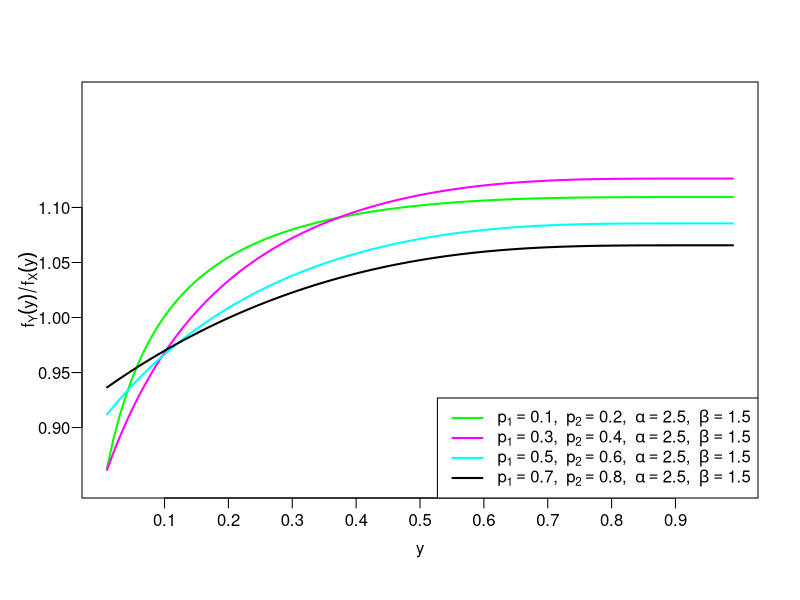
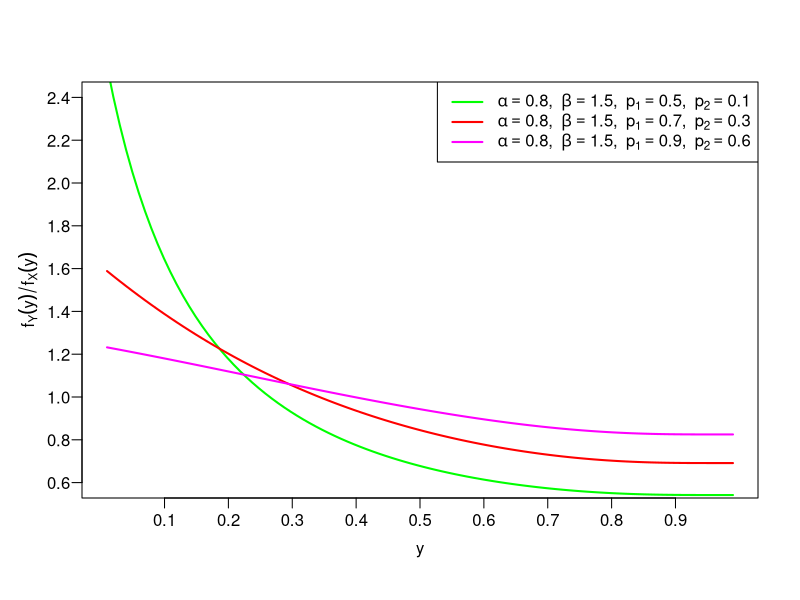
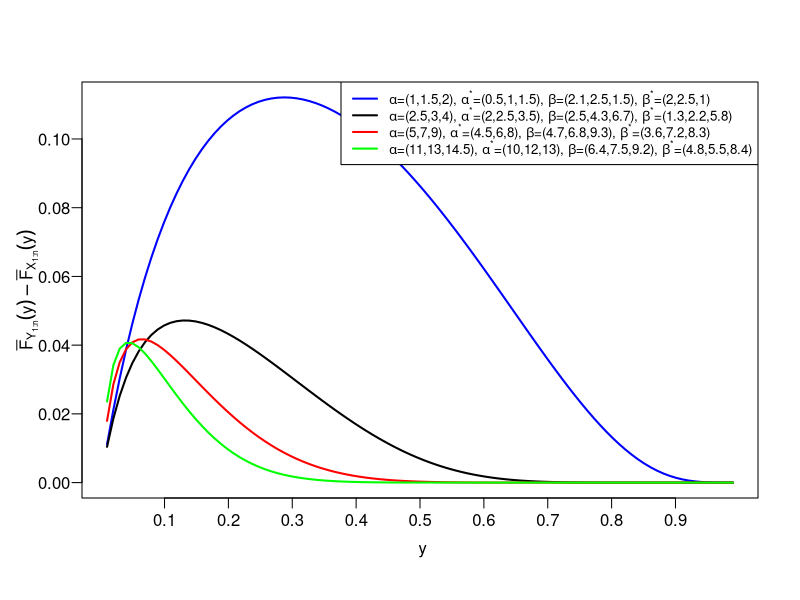
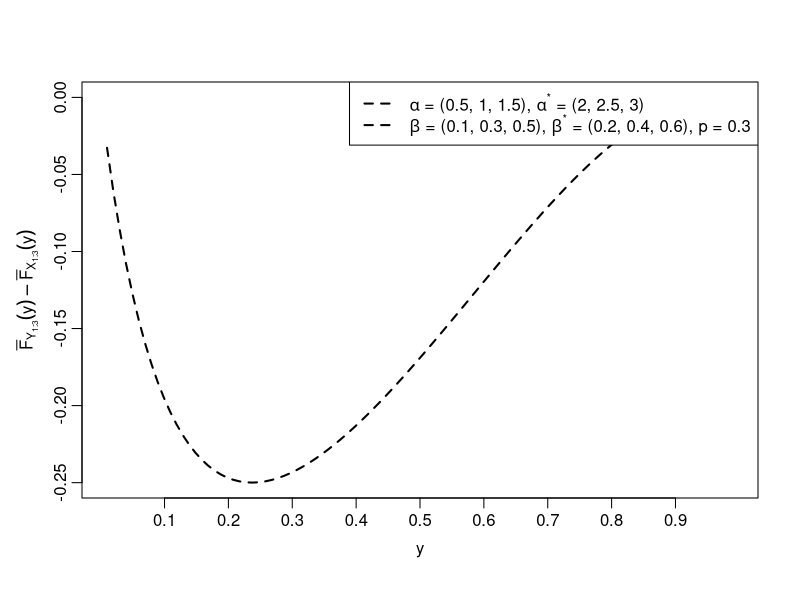
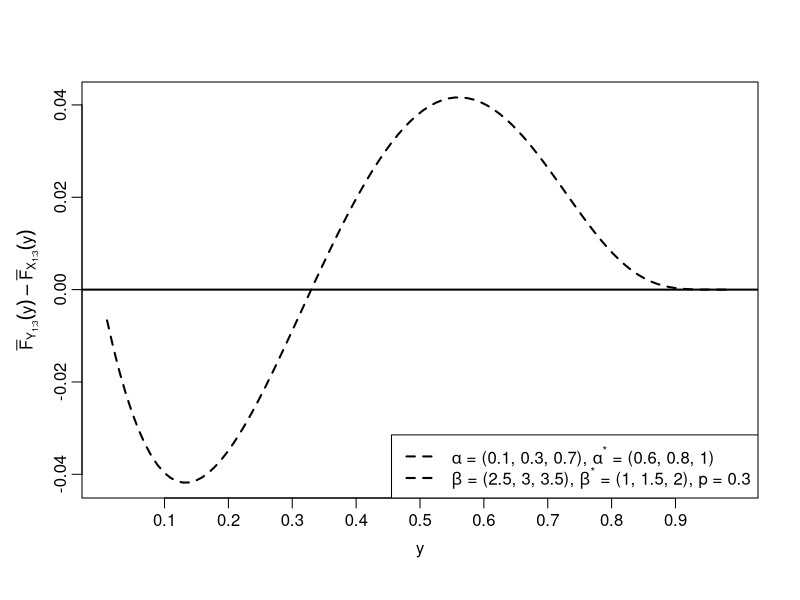
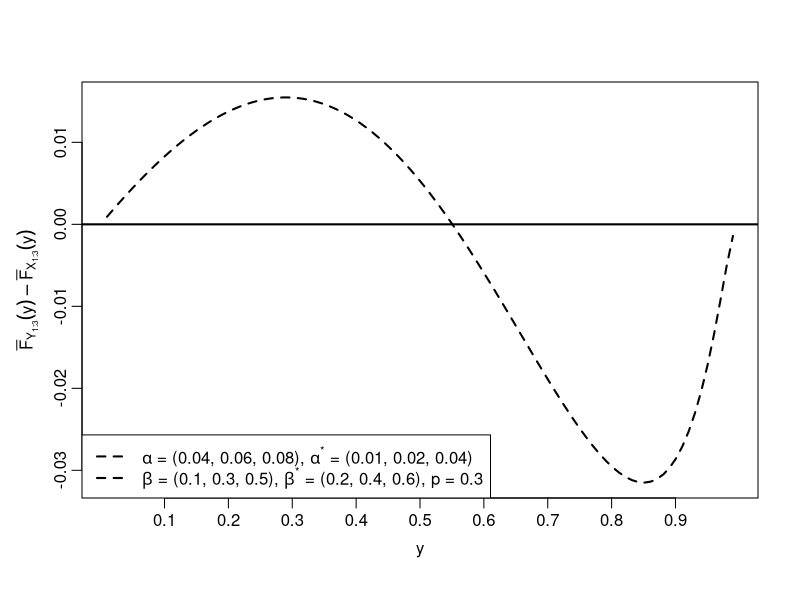

Write the R code that produced these figures, in order.
#------------------------------------------------------------------------
# Plot of an example for likelihood ratio ordering of Log-LFR distribution
#-------------------------------------------------------------------------
rm(list = ls())
alpha <- 2.5
beta  <- 1.5
y <- seq(0.01,0.99,length.out = 100)
# ---------- p1=0.15 , p2=0.2 ----------
p1 <- 0.15
A  <- (p1-1)*(alpha+beta*log(1/(1-y)))*
  exp(-(alpha*log(1/(1-y))+(beta/2)*(log(1/(1-y)))^2))
B  <- (1-((1-p1)*exp(-(alpha*log(1/(1-y))+
                         (beta/2)*(log(1/(1-y)))^2))))*log(p1)
f  <- A/B

p2 <- 0.2
A1 <- (p2-1)*(alpha+beta*log(1/(1-y)))*
  exp(-(alpha*log(1/(1-y))+(beta/2)*(log(1/(1-y)))^2))
B1 <- (1-((1-p2)*exp(-(alpha*log(1/(1-y))+
                         (beta/2)*(log(1/(1-y)))^2))))*log(p2)
g  <- A1/B1

h <- g/f

# ---------- Plot ----------
par(mgp=c(2,0.6,0))
plot(y,h,
     type="l",
     col="green",
     lwd=2,
     xlab="y",
     ylab = expression(f[Y](y) / f[X](y)),
     xaxt="n",
     yaxt="n",
     ylim=c(0.85,1.2))

# ---------- p3=0.3 , p4=0.4 ----------
p3 <- 0.3
A2 <- (p3-1)*(alpha+beta*log(1/(1-y)))*
  exp(-(alpha*log(1/(1-y))+(beta/2)*(log(1/(1-y)))^2))
B2 <- (1-(1-p3)*exp(-(alpha*log(1/(1-y))+
                        (beta/2)*(log(1/(1-y)))^2)))*log(p3)
f1 <- A2/B2

p4 <- 0.4
A3 <- (p4-1)*(alpha+beta*log(1/(1-y)))*
  exp(-(alpha*log(1/(1-y))+(beta/2)*(log(1/(1-y)))^2))
B3 <- (1-(1-p4)*exp(-(alpha*log(1/(1-y))+
                        (beta/2)*(log(1/(1-y)))^2)))*log(p4)
g1 <- A3/B3

h1 <- g1/f1
lines(y,h1,col="magenta",lwd=2)

# ---------- p5=0.5 , p6=0.6 ----------
p5 <- 0.5
A4 <- (p5-1)*(alpha+beta*log(1/(1-y)))*
  exp(-(alpha*log(1/(1-y))+(beta/2)*(log(1/(1-y)))^2))
B4 <- (1-(1-p5)*exp(-(alpha*log(1/(1-y))+
                        (beta/2)*(log(1/(1-y)))^2)))*log(p5)
f2 <- A4/B4

p6 <- 0.6
A5 <- (p6-1)*(alpha+beta*log(1/(1-y)))*
  exp(-(alpha*log(1/(1-y))+(beta/2)*(log(1/(1-y)))^2))
B5 <- (1-(1-p6)*exp(-(alpha*log(1/(1-y))+
                        (beta/2)*(log(1/(1-y)))^2)))*log(p6)
g2 <- A5/B5

h2 <- g2/f2
lines(y,h2,col="cyan",lwd=2)

# ---------- p7=0.7 , p8=0.8 ----------
p7 <- 0.7
A6 <- (p7-1)*(alpha+beta*log(1/(1-y)))*
  exp(-(alpha*log(1/(1-y))+(beta/2)*(log(1/(1-y)))^2))
B6 <- (1-(1-p7)*exp(-(alpha*log(1/(1-y))+
                        (beta/2)*(log(1/(1-y)))^2)))*log(p7)
f3 <- A6/B6
p8 <- 0.8
A7 <- (p8-1)*(alpha+beta*log(1/(1-y)))*
  exp(-(alpha*log(1/(1-y))+(beta/2)*(log(1/(1-y)))^2))
B7 <- (1-(1-p8)*exp(-(alpha*log(1/(1-y))+
                        (beta/2)*(log(1/(1-y)))^2)))*log(p8)
g3 <- A7/B7

h3 <- g3/f3
lines(y,h3,col="black",lwd=2)
axis(1,
     at=seq(0.1,0.9,0.1))
axis(2,
     at=seq(0.9,1.1,0.05),
     las=1)
legend("bottomright",
       legend=c(
         expression(p[1]==0.1*","~~p[2]==0.2*","~~alpha==2.5*","~~beta==1.5),
         expression(p[1]==0.3*","~~p[2]==0.4*","~~alpha==2.5*","~~beta==1.5),
         expression(p[1]==0.5*","~~p[2]==0.6*","~~alpha==2.5*","~~beta==1.5),
         expression(p[1]==0.7*","~~p[2]==0.8*","~~alpha==2.5*","~~beta==1.5)
       ),
       col=c("green","magenta","cyan","black"),
       lwd=2,
       bty="o")
#-----------------------------------------------------------------------------
# Plot of counter example for likelihood ratio ordering of Log-LFR distribution
#-----------------------------------------------------------------------------
# Clear environment
rm(list=ls())

# Sequence for y
y <- seq(0.01,0.99,length.out = 100)

alpha <- 0.8
beta  <- 1.5

# -------- First Curve --------
p1 <- 0.5
A  <- (p1-1)*(alpha+beta*log(1/(1-y)))*
  exp(-(alpha*log(1/(1-y))+(beta/2)*(log(1/(1-y)))^2))
B  <- (1-((1-p1)*exp(-(alpha*log(1/(1-y))+(beta/2)*(log(1/(1-y)))^2))))*log(p1)
f  <- A/B

p2 <- 0.1
A1 <- (p2-1)*(alpha+beta*log(1/(1-y)))*
  exp(-(alpha*log(1/(1-y))+(beta/2)*(log(1/(1-y)))^2))
B1 <- (1-((1-p2)*exp(-(alpha*log(1/(1-y))+(beta/2)*(log(1/(1-y)))^2))))*log(p2)
g  <- A1/B1

h1 <- g/f
#plot
par(mgp=c(2,0.6,0))
plot(y,h1,
     type="l",
     col="green",
     lwd=2,
     xlab="y",
     ylab = expression(f[Y](y) / f[X](y)),
     xaxt="n",
     yaxt="n",
     ylim=c(0.6,2.4))

# -------- Second Curve --------
p1 <- 0.7
A  <- (p1-1)*(alpha+beta*log(1/(1-y)))*
  exp(-(alpha*log(1/(1-y))+(beta/2)*(log(1/(1-y)))^2))
B  <- (1-((1-p1)*exp(-(alpha*log(1/(1-y))+(beta/2)*(log(1/(1-y)))^2))))*log(p1)
f  <- A/B

p2 <- 0.3
A1 <- (p2-1)*(alpha+beta*log(1/(1-y)))*
  exp(-(alpha*log(1/(1-y))+(beta/2)*(log(1/(1-y)))^2))
B1 <- (1-((1-p2)*exp(-(alpha*log(1/(1-y))+(beta/2)*(log(1/(1-y)))^2))))*log(p2)
g  <- A1/B1

h2 <- g/f
lines(y, h2, col="red", lwd=2)

# -------- Third Curve --------
p1 <- 0.9
A  <- (p1-1)*(alpha+beta*log(1/(1-y)))*
  exp(-(alpha*log(1/(1-y))+(beta/2)*(log(1/(1-y)))^2))
B  <- (1-((1-p1)*exp(-(alpha*log(1/(1-y))+(beta/2)*(log(1/(1-y)))^2))))*log(p1)
f  <- A/B

p2 <- 0.6
A1 <- (p2-1)*(alpha+beta*log(1/(1-y)))*
  exp(-(alpha*log(1/(1-y))+(beta/2)*(log(1/(1-y)))^2))
B1 <- (1-((1-p2)*exp(-(alpha*log(1/(1-y))+(beta/2)*(log(1/(1-y)))^2))))*log(p2)
g  <- A1/B1

h3 <- g/f
lines(y, h3, col="magenta", lwd=2)

axis(1, at=seq(0.1,0.9,0.1))
axis(2, at=seq(0.6,2.4,0.2), las=1)

legend("topright",
       legend=c(
         expression(alpha==0.8*","~~beta==1.5*","~~p[1]==0.5*","~~p[2]==0.1),
         expression(alpha==0.8*","~~beta==1.5*","~~p[1]==0.7*","~~p[2]==0.3),
         expression(alpha==0.8*","~~beta==1.5*","~~p[1]==0.9*","~~p[2]==0.6)
       ),
       col=c("green","red","magenta"),
       lwd=2,
       bty="o")
#-----------------------------------------------------------------------------
# Plot of an example for usual stochastic ordering of Log-LFR distribution
#-----------------------------------------------------------------------------
rm(list=ls())

y <- seq(0.01,0.99,length.out = 100)
p <- 0.3

# -------- 1st curve --------
alpha <- c(1,1.5,2)
beta  <- c(2.1,2.5,1.5)

alpha1 <- c(0.5,1,1.5)
beta1  <- c(2,2.5,1)

R  <- 1-log(1-(1-p)*exp(-(alpha[3]*log(1/(1-y))+(beta[3]/2)*(log(1/(1-y)))^2)))
R1 <- 1-log(1-(1-p)*exp(-(alpha1[3]*log(1/(1-y))+(beta1[3]/2)*(log(1/(1-y)))^2)))

Sol <- R1-R

plot(y,Sol,type="l",col="blue",lwd=2,
     xlab="",ylab="",
     xaxt="n",yaxt="n")   # remove default axes

# -------- 2nd curve --------
alpha <- c(2.5,3,4)
beta  <- c(2.5,3.3,4.7)

alpha2 <- c(2,2.5,3.5)
beta2  <- c(1.3,2.2,4.5)

R  <- 1-log(1-(1-p)*exp(-(alpha[3]*log(1/(1-y))+(beta[3]/2)*(log(1/(1-y)))^2)))
R1 <- 1-log(1-(1-p)*exp(-(alpha2[3]*log(1/(1-y))+(beta2[3]/2)*(log(1/(1-y)))^2)))

lines(y,R1-R,col="black",lwd=2)

# -------- 3rd curve --------
alpha <- c(5,7,9)
beta  <- c(2.7,3.8,4.3)

alpha3 <- c(4.5,6,8)
beta3  <- c(1.6,3.2,5.3)

R  <- 1-log(1-(1-p)*exp(-(alpha[3]*log(1/(1-y))+(beta[3]/2)*(log(1/(1-y)))^2)))
R1 <- 1-log(1-(1-p)*exp(-(alpha3[3]*log(1/(1-y))+(beta3[3]/2)*(log(1/(1-y)))^2)))

lines(y,R1-R,col="red",lwd=2)

# -------- 4th curve --------
alpha <- c(11,13,14.5)
beta  <- c(6.4,7.5,9.2)

alpha4 <- c(10,12,13)
beta4  <- c(4.8,5.5,8.4)

R  <- 1-log(1-(1-p)*exp(-(alpha[3]*log(1/(1-y))+(beta[3]/2)*(log(1/(1-y)))^2)))
R1 <- 1-log(1-(1-p)*exp(-(alpha4[3]*log(1/(1-y))+(beta4[3]/2)*(log(1/(1-y)))^2)))

lines(y,R1-R,col="green",lwd=2)

# -------- Axis labels --------
xlabel <-"y"
ylabel = expression(bar(F)[Y[1:n]](y)-bar(F)[X[1:n]](y))
title(xlab=" y", ylab=ylabel)
# -------- Custom axes --------
axis(1, at = seq(0.1,0.9,0.1))
axis(2, at = seq(0.00,0.10,0.02), las = 1)
# -------- Legend  --------
legend("topright",
       legend=c(
         expression(paste(alpha,"=(1,1.5,2), ",alpha^"*","=(0.5,1,1.5), ",
                          beta,"=(2.1,2.5,1.5), ",beta^"*","=(2,2.5,1)")),
         
         expression(paste(alpha,"=(2.5,3,4), ",alpha^"*","=(2,2.5,3.5), ",
                          beta,"=(2.5,4.3,6.7), ",beta^"*","=(1.3,2.2,5.8)")),
         
         expression(paste(alpha,"=(5,7,9), ",alpha^"*","=(4.5,6,8), ",
                          beta,"=(4.7,6.8,9.3), ",beta^"*","=(3.6,7.2,8.3)")),
         
         expression(paste(alpha,"=(11,13,14.5), ",alpha^"*","=(10,12,13), ",
                          beta,"=(6.4,7.5,9.2), ",beta^"*","=(4.8,5.5,8.4)"))
       ),
       col=c("blue","black","red","green"),
       lwd=2,
       bty="o",
       cex=0.8)
#----------------------------------------------------------------------------------
# Plot (a) of counter example for usual stochastic ordering of Log-LFR distribution
#----------------------------------------------------------------------------------
# Clear environment
rm(list=ls())

# Sequence for y
y <- seq(0.01,0.99,length.out=100)

# Parameter vectors
alphava <- c(0.5,1,1.5)
betava  <- c(0.1,0.3,0.5)

alpha1va <- c(2,2.5,3)
beta1va  <- c(0.2,0.4,0.6)

p <- 0.3

# Initialize vectors
R  <- rep(0,length(y))
R1 <- rep(0,length(y))

# ---- First loop ----
for(i in 1:3){
  
  alpha <- alphava[i]
  beta  <- betava[i]
  
  R <- 1 - log(1-(1-p)*exp(-(alpha*(log(1/(1-y))) +
                               (beta/2)*(log(1/(1-y)))^2)))
}

# ---- Second loop ----
for(j in 1:3){
  
  alpha1 <- alpha1va[j]
  beta1  <- beta1va[j]
  
  R1 <- 1 - log(1-(1-p)*exp(-(alpha1*(log(1/(1-y))) +
                                (beta1/2)*(log(1/(1-y)))^2)))
}

# Difference
Sol <- R1 - R

# Plot
plot(y, Sol, type="l", lty=2, col="black", lwd=2,
     xlab="y",
     ylab=expression(bar(F)[Y[1:3]](y) - bar(F)[X[1:3]](y)),
     xaxt="n")

axis(1, at=seq(0.1,0.9,0.1))


legend("topright",
       legend = expression(
        
           paste(alpha, " = (0.5, 1, 1.5), ", alpha^"*", " = (2, 2.5, 3)"),
           paste(beta, " = (0.1, 0.3, 0.5), ", beta^"*", " = (0.2, 0.4, 0.6), p = 0.3")
         
       ),
       lwd = 2,
       lty = 2,
       bty = "o")
#----------------------------------------------------------------------------------
# Plot (b) of counter example for usual stochastic ordering of Log-LFR distribution
#----------------------------------------------------------------------------------
# Clear environment
rm(list = ls())

# Sequence for y
y <- seq(0.01, 0.99, length.out = 100)

# Parameters
alphava <- c(0.1, 0.3, 0.7)
betava  <- c(2.5, 3, 3.5)

alpha1va <- c(0.6, 0.8, 1)
beta1va  <- c(1, 1.5, 2)

p <- 0.3

# ---- First loop ----
for(i in 1:3){
  alpha <- alphava[i]
  beta  <- betava[i]
  
  R <- 1 - log(1 - (1-p) * exp(-(alpha * log(1/(1-y)) +
                                   (beta/2) * (log(1/(1-y)))^2)))
}

# ---- Second loop ----
for(j in 1:3){
  alpha1 <- alpha1va[j]
  beta1  <- beta1va[j]
  
  R1 <- 1 - log(1 - (1-p) * exp(-(alpha1 * log(1/(1-y)) +
                                    (beta1/2) * (log(1/(1-y)))^2)))
}

# Difference
Sol <- R1 - R
# Plot
plot(y, Sol, type="l", lty=2, col="black", lwd=2,
     xlab="y",
     ylab=expression(bar(F)[Y[1:3]](y) - bar(F)[X[1:3]](y)),
     xaxt="n")

axis(1, at=seq(0.1,0.9,0.1))

abline(h = 0, col = "black", lwd = 2)
legend("bottomright",
       legend = expression(
         
         paste(alpha, " = (0.1, 0.3, 0.7), ", alpha^"*", " = (0.6, 0.8, 1)"),
         paste(beta, " = (2.5, 3, 3.5), ", beta^"*", " = (1, 1.5, 2), p = 0.3")
         
       ),
       lwd = 2,
       lty = 2,
       bty = "o")
#----------------------------------------------------------------------------------
# Plot (c) of counter example for usual stochastic ordering of Log-LFR distribution
#----------------------------------------------------------------------------------
# Clear environment
rm(list = ls())

# Sequence for y
y <- seq(0.01, 0.99, length.out = 100)

# Parameter vectors
alphava <- c(0.04, 0.06, 0.08)
betava  <- c(0.1, 0.3, 0.5)

alpha1va <- c(0.01, 0.02, 0.04)
beta1va  <- c(0.2, 0.4, 0.6)

p <- 0.3

# ---- First loop ----
for(i in 1:3){
  alpha <- alphava[i]
  beta  <- betava[i]
  
  R <- 1 - log(1 - (1 - p) * exp(-(alpha * log(1/(1 - y)) +
                                     (beta/2) * (log(1/(1 - y)))^2)))
}

# ---- Second loop ----
for(j in 1:3){
  alpha1 <- alpha1va[j]
  beta1  <- beta1va[j]
  
  R1 <- 1 - log(1 - (1 - p) * exp(-(alpha1 * log(1/(1 - y)) +
                                      (beta1/2) * (log(1/(1 - y)))^2)))
}

# Difference
Sol <- R1 - R

# Plot
plot(y, Sol, type="l", lty=2, col="black", lwd=2,
     xlab="y",
     ylab=expression(bar(F)[Y[1:3]](y) - bar(F)[X[1:3]](y)),
     xaxt="n")

axis(1, at=seq(0.1,0.9,0.1))

abline(h = 0, col = "black", lwd = 2)
legend("bottomleft",
       legend = expression(
         
         paste(alpha, " = (0.04, 0.06, 0.08), ", alpha^"*", " = (0.01, 0.02, 0.04)"),
         paste(beta, " = (0.1, 0.3, 0.5), ", beta^"*", " = (0.2, 0.4, 0.6), p = 0.3")
         
       ),
       lwd = 2,
       lty = 2,
       bty = "o")
